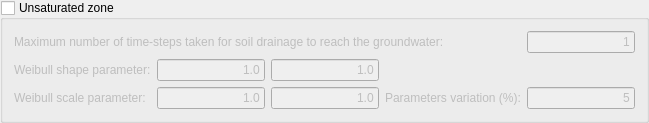
             <widget class="QGroupBox" name="unsat_zone">
              <property name="sizePolicy">
               <sizepolicy hsizetype="Fixed" vsizetype="Fixed">
                <horstretch>0</horstretch>
                <verstretch>0</verstretch>
               </sizepolicy>
              </property>
              <property name="minimumSize">
               <size>
                <width>525</width>
                <height>120</height>
               </size>
              </property>
              <property name="title">
               <string>Unsaturated zone</string>
              </property>
              <property name="checkable">
               <bool>true</bool>
              </property>
              <property name="checked">
               <bool>false</bool>
              </property>
              <layout class="QGridLayout" name="gridLayout_15">
               <item row="0" column="0" colspan="4">
                <widget class="QLabel" name="label_15">
                 <property name="text">
                  <string>Maximum number of time-steps taken for soil drainage to reach the groundwater:</string>
                 </property>
                </widget>
               </item>
               <item row="0" column="4">
                <widget class="QLineEdit" name="max_ts">
                 <property name="statusTip">
                  <string/>
                 </property>
                 <property name="text">
                  <string>1</string>
                 </property>
                 <property name="alignment">
                  <set>Qt::AlignRight|Qt::AlignTrailing|Qt::AlignVCenter</set>
                 </property>
                </widget>
               </item>
               <item row="1" column="0">
                <widget class="QLabel" name="label_11">
                 <property name="text">
                  <string>Weibull shape parameter:</string>
                 </property>
                </widget>
               </item>
               <item row="1" column="1">
                <widget class="QLineEdit" name="shape_par_min">
                 <property name="minimumSize">
                  <size>
                   <width>0</width>
                   <height>0</height>
                  </size>
                 </property>
                 <property name="statusTip">
                  <string/>
                 </property>
                 <property name="text">
                  <string>1.0</string>
                 </property>
                 <property name="alignment">
                  <set>Qt::AlignRight|Qt::AlignTrailing|Qt::AlignVCenter</set>
                 </property>
                </widget>
               </item>
               <item row="1" column="2">
                <widget class="QLineEdit" name="shape_par_max">
                 <property name="minimumSize">
                  <size>
                   <width>0</width>
                   <height>0</height>
                  </size>
                 </property>
                 <property name="statusTip">
                  <string/>
                 </property>
                 <property name="text">
                  <string>1.0</string>
                 </property>
                 <property name="alignment">
                  <set>Qt::AlignRight|Qt::AlignTrailing|Qt::AlignVCenter</set>
                 </property>
                </widget>
               </item>
               <item row="2" column="0">
                <widget class="QLabel" name="label_13">
                 <property name="text">
                  <string>Weibull scale parameter:</string>
                 </property>
                </widget>
               </item>
               <item row="2" column="1">
                <widget class="QLineEdit" name="scale_par_min">
                 <property name="statusTip">
                  <string/>
                 </property>
                 <property name="text">
                  <string>1.0</string>
                 </property>
                 <property name="alignment">
                  <set>Qt::AlignRight|Qt::AlignTrailing|Qt::AlignVCenter</set>
                 </property>
                </widget>
               </item>
               <item row="2" column="2">
                <widget class="QLineEdit" name="scale_par_max">
                 <property name="statusTip">
                  <string/>
                 </property>
                 <property name="text">
                  <string>1.0</string>
                 </property>
                 <property name="alignment">
                  <set>Qt::AlignRight|Qt::AlignTrailing|Qt::AlignVCenter</set>
                 </property>
                </widget>
               </item>
               <item row="2" column="3">
                <widget class="QLabel" name="label_23">
                 <property name="text">
                  <string>Parameters variation (%):</string>
                 </property>
                </widget>
               </item>
               <item row="2" column="4">
                <widget class="QLineEdit" name="perturb_unsat">
                 <property name="statusTip">
                  <string/>
                 </property>
                 <property name="text">
                  <string>5</string>
                 </property>
                 <property name="alignment">
                  <set>Qt::AlignRight|Qt::AlignTrailing|Qt::AlignVCenter</set>
                 </property>
                </widget>
               </item>
              </layout>
             </widget>
